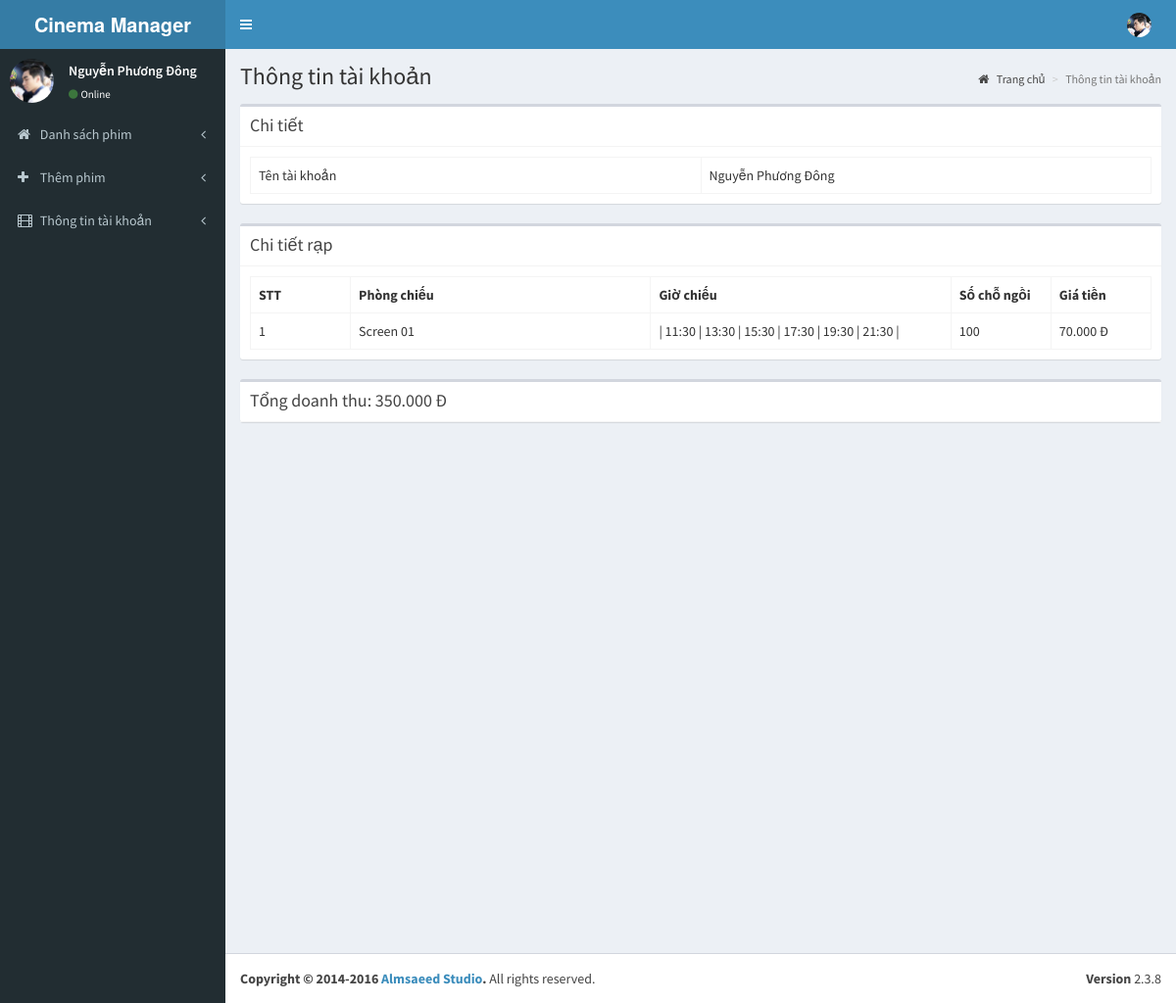
/manager/pages/details.php (signed in), run on the app's committed database.
### tables this page shows
CREATE TABLE `tbl_theatre` (
  `id` int(11) NOT NULL,
  `name` varchar(100) NOT NULL
);

CREATE TABLE `tbl_screens` (
  `screen_id` int(11) NOT NULL,
  `t_id` int(11) NOT NULL COMMENT 'theatre id',
  `screen_name` varchar(110) NOT NULL,
  `seats` int(11) NOT NULL COMMENT 'number of seats',
  `charge` int(11) NOT NULL
);

CREATE TABLE `tbl_show_time` (
  `st_id` int(11) NOT NULL,
  `screen_id` int(11) NOT NULL,
  `start_time` time NOT NULL
);

### manager/pages/details.php (the view, shortened to what this page needs)
<?php
include('header.php');
?>
<div class="content-wrapper">
  <section class="content-header">
    <h1>
      Thông tin tài khoản
    </h1>
    <ol class="breadcrumb">
      <li><a href="index.php"><i class="fa fa-home"></i> Trang chủ</a></li>
      <li class="active">Thông tin tài khoản</li>
    </ol>
  </section>
  <section class="content">
    <div class="box">
      <div class="box-header with-border">
        <h3 class="box-title">Chi tiết</h3>
      </div>
      <div class="box-body">
        <?php
        $th = mysqli_query($con, "select * from tbl_theatre ");
        $theatre = mysqli_fetch_array($th);
        ?>
        <table class="table table-bordered table-hover">
          <tr>
            <td class="col-md-6">Tên tài khoản</td>
            <td class="col-md-6"><?php echo $theatre['name']; ?></td>
          </tr>
        </table>
      </div>
    </div>
    <div class="box">
      <div class="box-header with-border">
        <h3 class="box-title">Chi tiết rạp</h3>
      </div>
      <div class="box-body" id="screendtls">
        <?php
        $sr = mysqli_query($con, "select * from tbl_screens");
        if (mysqli_num_rows($sr)) {
        ?>
          <table class="table table-bordered table-hover">
            <th class="col-md-1">STT</th>
            <th class="col-md-3">Phòng chiếu</th>
            <th class="col-md-3">Giờ chiếu</th>
            <th class="col-md-1">Số chỗ ngồi</th>
            <th class="col-md-1">Giá tiền</th>
            <?php
            $sl = 1;
            while ($screen = mysqli_fetch_array($sr)) {
            ?>
              <tr>
                <td><?php echo $sl; ?></td>
                <td><?php echo $screen['screen_name']; ?></td>
                <?php
                $st = mysqli_query($con, "select * from tbl_show_time where screen_id='" . $screen['screen_id'] . "'");
                ?>
                <td>| <?php if (mysqli_num_rows($st)) {
                        while ($stm = mysqli_fetch_array($st)) {
                          echo date('H:i', strtotime($stm['start_time'])) . " | ";
                        }
                      } else {
                        echo "No Show Time Added";
                      }
                      ?></td>
                <td><?php echo $screen['seats']; ?></td>
                <td><?php echo $screen['charge']; ?>.000 Đ</td>
              </tr>
            <?php
              $sl++;
            }
            ?>
          </table>
        <?php
        }
        ?>
      </div>
    </div>
    <div class="box">
      <div class="box-header with-border">
        <h3 class="box-title">Tổng doanh thu: <?php
        $bk = mysqli_query($con, "select * from tbl_bookings ");
        $total_price=0;
        while($book = mysqli_fetch_array($bk)) {
          $total_price += $book['amount'];
        }
        echo  $total_price;
        ?>.000 Đ</h3>
      </div>
    </div>
  </section>
</div>
<?php
include('footer.php');
?>

### data on the page
tbl_theatre: name "Nguyễn Phương Đông"
tbl_screens: screen_name "Screen 01", seats "100", charge "70"
tbl_show_time: start_time "11:30"
tbl_show_time: start_time "13:30"
tbl_show_time: start_time "15:30"
tbl_show_time: start_time "17:30"
tbl_show_time: start_time "19:30"
tbl_show_time: start_time "21:30"

### other printed values
$total_price "350"
